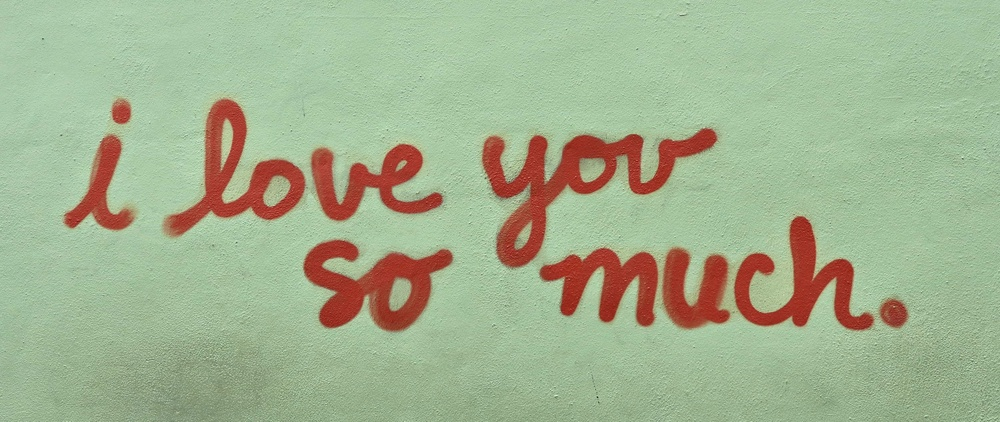
#> input picture photo_split/readme_imgs/i_love_you_so_much.jpg, 1000 x 422 px, shrunk from 4383 x 1851 before the run, found by its file name
$ python splitter.py
#> lines starting #> are read from the running program, lines starting #| are printed output that depends on the picture
from PIL import Image
import numpy as np
import sys

""" This function splits an image n times in an specific axis """
def split(photo_path="input_img.jpg", n=2, split_axis="x", input_folder="input/", output_folder="output/"):
    # Open the image
#> called with photo_path = 'i_love_you_so_much.jpg', n = 3, split_axis = 'x', input_folder = 'input/', output_folder = 'output/'
    img = Image.open(f"{input_folder}{photo_path}")
#> img is the input picture: PIL image 1000x422 RGB; mean R, G, B 162.7, 177.2, 144.1
    img_as_array = np.asarray(img)

    # Get the shape of the array representing the img
    y, x, _ = img_as_array.shape
#> y = 422; x = 1000

    # Split the img n times in the corresponding axis
    if split_axis == "x":
        sub_img_arrays = [img_as_array[:, i * (x // n) : (i + 1) * (x // n) + 1, :] for i in range(n)]
#> sub_img_arrays = 3 items
    else:
        sub_img_arrays = [img_as_array[i * (y // n) : (i + 1) * (y // n) + 1, :, :] for i in range(n)]

    # Generator with the arrays as imgs and save every img
    new_imgs = (Image.fromarray(sub_array, mode=None) for sub_array in sub_img_arrays)
    for index, new_img in enumerate(new_imgs):
        new_img.save(f"{output_folder}{index}.jpg", format='jpeg')
#> this loop made 3 passes
#> pass 1, in split, `new_img.save(f"{output_folder}{index}.jpg", format='jpeg')`:
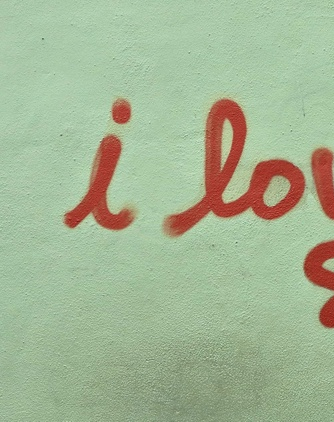
#> saved as 0.jpg: PIL image 334x422 RGB; mean R, G, B 163.6, 180.9, 148.9
#> pass 2, in split, `new_img.save(f"{output_folder}{index}.jpg", format='jpeg')`:
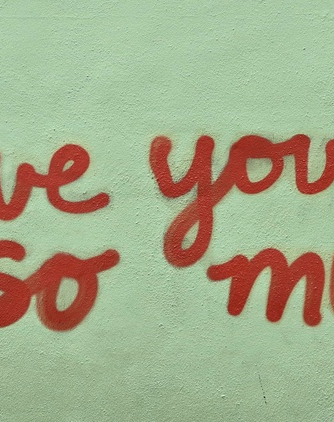
#> saved as 1.jpg: PIL image 334x422 RGB; mean R, G, B 163.4, 170.8, 138

if __name__ == "__main__":
    input_img_name, n = "i_love_you_so_much.jpg", 3
    split(input_img_name, n)

$ run again, with photo_split/readme_imgs/1.jpg copied over photo_split/readme_imgs/i_love_you_so_much.jpg
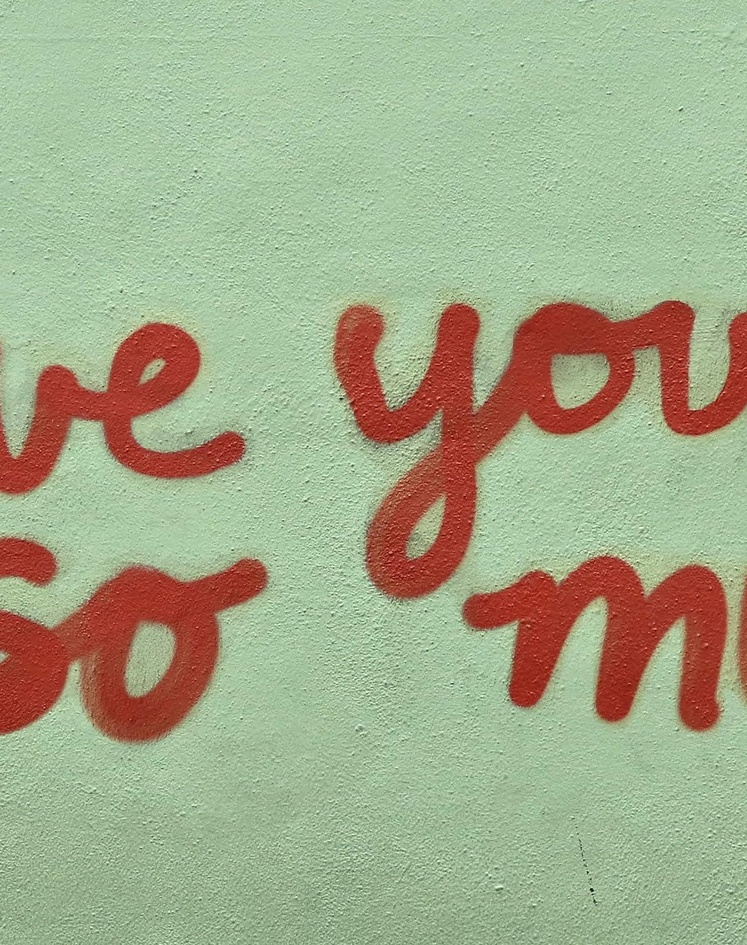
#> input picture photo_split/readme_imgs/1.jpg, 747 x 945 px, shrunk from 1462 x 1851 before the run, found by its file name
#> in split, img is the input picture: PIL image 747x945 RGB; mean R, G, B 163.4, 170.8, 138.4
#> sub_img_arrays = 3 items
#> the loop in split, `for index, new_img in enumerate(new_imgs):` made 3 passes
#> pass 1, in split, `new_img.save(f"{output_folder}{index}.jpg", format='jpeg')`:
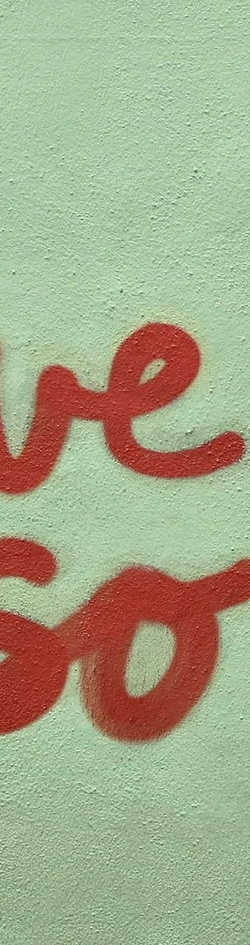
#> saved as 0.jpg: PIL image 250x945 RGB; mean R, G, B 164, 167.7, 136.2
#> pass 2, in split, `new_img.save(f"{output_folder}{index}.jpg", format='jpeg')`:
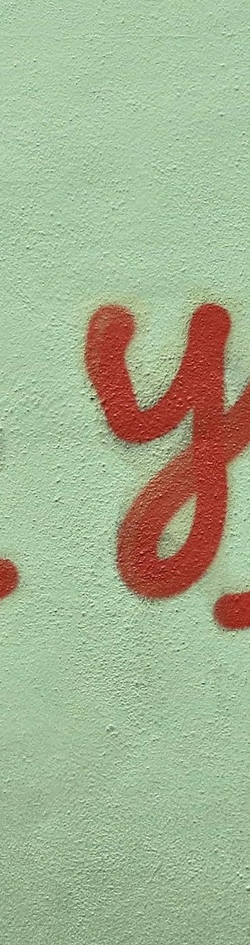
#> saved as 1.jpg: PIL image 250x945 RGB; mean R, G, B 163.3, 177.7, 144.3

$ run again, with photo_split/readme_imgs/2.jpg copied over photo_split/readme_imgs/i_love_you_so_much.jpg
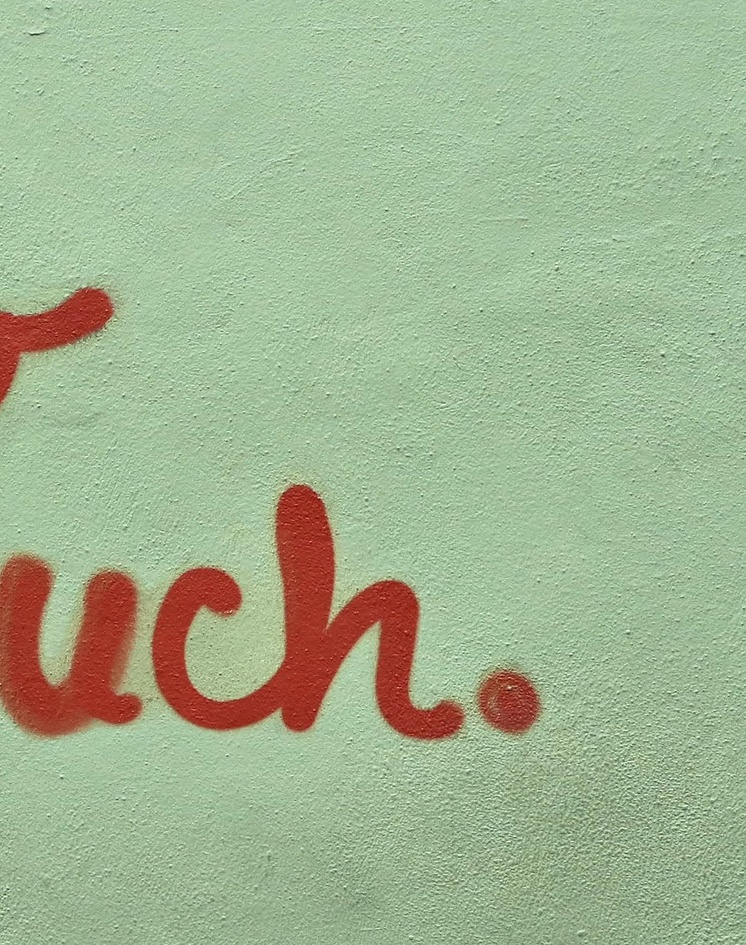
#> input picture photo_split/readme_imgs/2.jpg, 746 x 945 px, shrunk from 1461 x 1851 before the run, found by its file name
#> in split, img is the input picture: PIL image 746x945 RGB; mean R, G, B 161.3, 179.7, 145.6
#> sub_img_arrays = 3 items
#> the loop in split, `for index, new_img in enumerate(new_imgs):` made 3 passes
#> pass 1, in split, `new_img.save(f"{output_folder}{index}.jpg", format='jpeg')`:
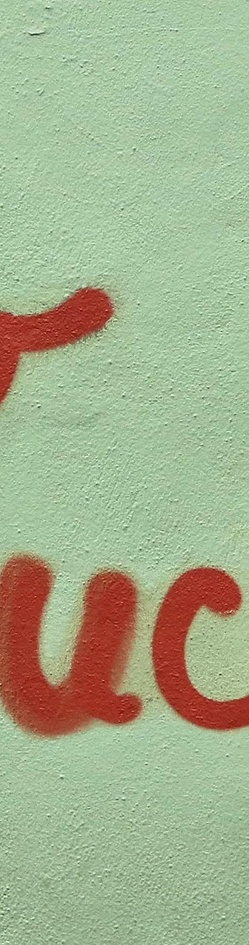
#> saved as 0.jpg: PIL image 249x945 RGB; mean R, G, B 163.9, 175.6, 141.9
#> pass 2, in split, `new_img.save(f"{output_folder}{index}.jpg", format='jpeg')`:
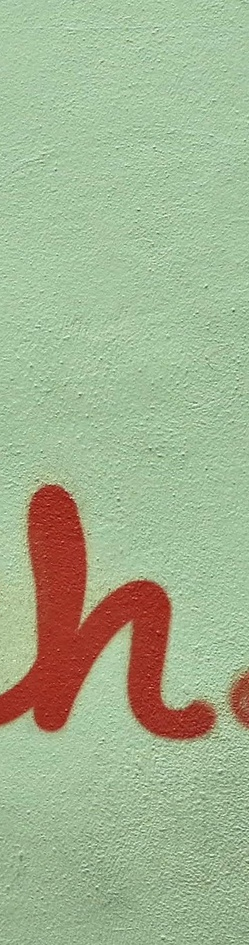
#> saved as 1.jpg: PIL image 249x945 RGB; mean R, G, B 162.4, 178.4, 144.5
